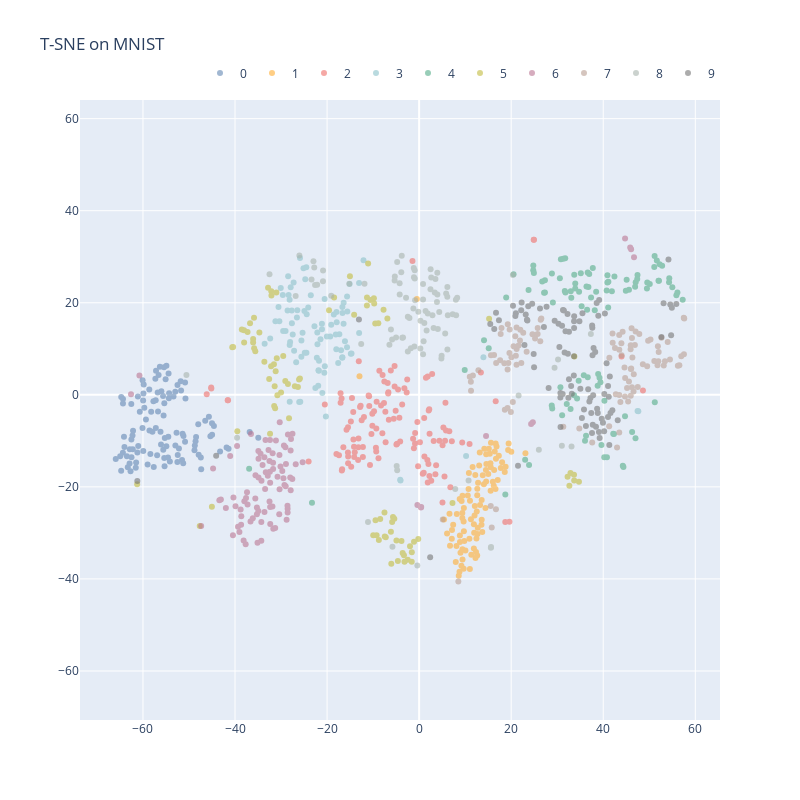

Notebook code for this chart:
### Markdown cell above
## Now will implement the same t-sne graph in a slightly different way

Below code is from - https://www.kaggle.com/subinium/dimension-reduction-3-t-sne
This produces a better looking color graph
But it super-SLOW, never ran in my local JupyterLab
Also in Kaggle it took more than 1 hour to run

### Code cell
import plotly.graph_objects as go
plt.rcParams['image.cmap'] = 'gray'

color = ['#6388b4', '#ffae34', '#ef6f6a', '#8cc2ca', '#55ad89', '#c3bc3f', '#bb7693', '#baa094', '#a9b5ae', '#767676']

mnist_df_without_label = train_df_org.drop(['label'], axis=1)
mnist_tsne_2 = tsne.fit_transform(mnist_df_without_label, train_df_org_label)

fig = go.Figure()

for idx in range(10):
    fig.add_trace(go.Scatter(
        x = mnist_tsne_2[:, 0][train_df_org_label==idx],
        y = mnist_tsne_2[:, 1][train_df_org_label == idx],
        name=str(idx),
        opacity=0.6,
        mode='markers',
        marker=dict(color=color[idx])
    ))

fig.update_layout(
    width=800,
    height=800,
    title='T-SNE on MNIST',
    yaxis = dict(
        scaleanchor = 'x',
        scaleratio = 1
    ),
    legend=dict(
        orientation='h',
        yanchor='bottom',
        y=1.02,
        xanchor='right',
        x=1
    )
)

fig.show()
